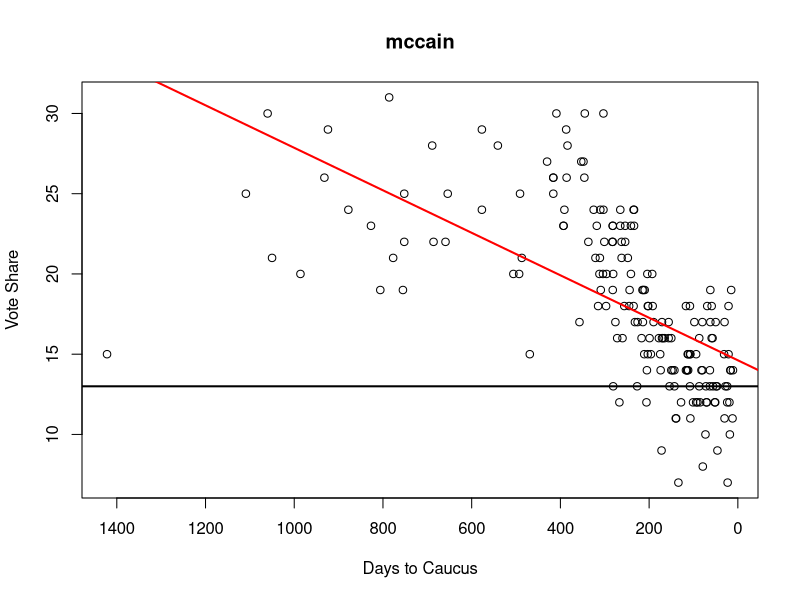

Generate this figure with R:
##############
# IMPORT LIBRARIES
##############
library(glmnet)
library(Metrics)



##############
# CONSTANTS
##############
FIRST_POLLING_COL <- 12
VOTE_SHARE_COL <- 3
EP_BW <- 13 # found by testing MSE at different bandwidths in 2008 & 2012
EP_TRENDLINE <- 14 # found by testing MSE at bandwidth 13 and different trendlines in 2008 & 2012

# Jeff's working directory -- comment out and override
setwd("~//Documents/School/Stanford/Classes/Poli Sci 355B/Challenge 1/iowa-caucus")


##############
# LOAD AND CONVERT DATASETS
##############


# load results datasets
results2008 <- read.csv('results_2008.csv', stringsAsFactors=FALSE)
results2012 <- read.csv('results_2012.csv', stringsAsFactors=FALSE)

# df of 2016 candidates to predict
candidates_2016 <- data.frame(c('trump', 'cruz', 'rubio','bush','carson','christie','paul','huckabee','kasich'))
colnames(candidates_2016) <- c('candidate')


# load polling datasets
polls2008_iowa <- read.csv('pollster/data/cleaned_2008_iowa.csv', stringsAsFactors=FALSE)
polls2012_iowa <- read.csv('pollster/data/cleaned_2012_iowa.csv', stringsAsFactors=FALSE)
polls2016_iowa <- read.csv('pollster/data/cleaned_2016_iowa.csv', stringsAsFactors=FALSE)
polls2008_national <- read.csv('pollster/data/cleaned_2008_national.csv', stringsAsFactors=FALSE)
polls2012_national <- read.csv('pollster/data/cleaned_2012_national.csv', stringsAsFactors=FALSE)
polls2016_national <- read.csv('pollster/data/cleaned_2016_national.csv', stringsAsFactors=FALSE)


# clean polling data
cleanPolling <- function(df) {
	# replace '-' with NA
	df[df == '-'] <- NA

	# convert polling cols from char to numeric
	df[FIRST_POLLING_COL:ncol(df)] <- sapply(df[FIRST_POLLING_COL:ncol(df)], as.numeric)

	# convert pollster cols to factor
	df$POLLSTER <- as.factor(df$POLLSTER)

	# convert all colnames to lower case
	colnames(df) <- tolower(colnames(df))

	# subset to polling conducted before the caucus
	df <- df[df$days_to_caucus > 0,]

	return(df)
}

polls2008_iowa <- cleanPolling(polls2008_iowa)
polls2012_iowa <- cleanPolling(polls2012_iowa)
polls2016_iowa <- cleanPolling(polls2016_iowa)

polls2008_national <- cleanPolling(polls2008_national)
polls2012_national <- cleanPolling(polls2012_national)
polls2016_national <- cleanPolling(polls2016_national)


# clean results data
cleanResults <- function(df) {

	# convert all colnames to lower case
	colnames(df) <- tolower(colnames(df))

	# convert candidate names to lower case
	df$candidate <- tolower(df$candidate)

	return(df)
}

results2008 <- cleanResults(results2008)
results2012 <- cleanResults(results2012)



# loadMergeEpanechnikov
# ---------------------
# read, clean, and concat Epanechnikov predictions.
# return combined ep preds.
loadMergeEpanechnikov <- function() {

	# load CSVs
	ep_2008_2012_iowa <- read.csv("ep_interp_log_pred.csv", stringsAsFactors=FALSE)
	ep_2008_natl <- read.csv("2008_predictions_national.csv", stringsAsFactors=FALSE)
	ep_2012_natl <- read.csv("2012_predictions_national.csv", stringsAsFactors=FALSE)
	ep_2016_iowa <- read.csv("2016_predictions.csv", stringsAsFactors=FALSE)
	ep_2016_natl <- read.csv("2016_predictions_national.csv", stringsAsFactors=FALSE)

	# put all into a list
	ep_dfs <- list(ep_2008_2012_iowa, ep_2016_iowa, ep_2008_natl, ep_2012_natl, ep_2016_natl)

	# strip out unneeded columns to allow table merging
	ep_dfs_sub <- lapply(ep_dfs, subset, select=c(window_type, bw_value, year, scope, trendline_width, candidate, estimate))

	# merge all tables
	ep_preds <- do.call(rbind, ep_dfs_sub)

	# clean up candidate column
	ep_preds$candidate <- tolower(ep_preds$candidate)

	return(ep_preds)
}

ep_preds <- loadMergeEpanechnikov()




##############
# PREDICT POLL TRENDS
##############

#### SIMPLE AVERAGES

# averageLatestPollingCandidate
# --------------------------
# Given a candidate, polling_df, results_df, and time period, calculate a simple average of the vote shares
averageLatestPollingCandidate <- function(candidate, polling_df, results_df, time_period, plot) {

	# hack == return zero if bachmann
	if(candidate == "bachmann") {
		return(0)
	} else {

		# subset polling_df to the specificed candidate and time period
		polls <- subset(polling_df, days_to_caucus < time_period & days_to_caucus > 1, select=candidate)
		poll_mean <- mean(polls[,1])
		poll_sd <- sd(polls[,1])

		return(poll_mean)
	}
}

averageLatestPollingCandidate("mccain", polls2008_national, results2008, 20)

#### LINEAR MODELS

# linearExtrapolateCandidate
# --------------------------
# Given a candidate, polling_df, and results_df, generate a simple linear model regressing vote shares over time
# return predicted vote share on election day

linearExtrapolateCandidate <- function(candidate, polling_df, results_df, time_period, plot) {

	# find col index for that candidate's name
	cand_indx <- which(colnames(polling_df) == candidate)

	######## consider killing early models

	# check if there are any rows that aren't NA
	if(all(is.na(polling_df[,cand_indx]))) {
		print(candidate)
		print("All observations were NA")
		return(0)
	} else {

		# simple linear model
		lm_model <- lm(polling_df[,cand_indx] ~ days_to_caucus, data=polling_df)

		if(plot == TRUE) {

			# plot data
			plot(x=polling_df$days_to_caucus,
				y=polling_df[,cand_indx],
				# ylim=c(0, results_df[results_df$Candidate==candidate, VOTE_SHARE_COL] + 10),
				xlim=c(max(na.omit(polling_df$days_to_caucus)), min(na.omit(polling_df$days_to_caucus))),
				xlab="Days to Caucus",
				ylab="Vote Share",
				main=candidate)

			# add regression line
			abline(lm_model,
				col="red",
				lwd="2")

			# add actual results line
			abline(h=results_df[results_df$candidate==candidate, VOTE_SHARE_COL],
				lwd=2)
		}

		# predict vote share on election day
		election_day_df <- data.frame(c(candidate),c("0"))
		colnames(election_day_df) <- c("candidate", "days_to_caucus")
		election_day_df$days_to_caucus <- as.numeric(as.character(election_day_df$days_to_caucus))

		pred_vote_share <- predict(lm_model, newdata=election_day_df)
		
		return(pred_vote_share)
	}
}

linearExtrapolateCandidate("mccain", polls2008_iowa, results2008, 0, TRUE)



complexLinearExtrapolateCandidate <- function(candidate, polling_df, results_df, time_period, plot) {

	# find col index for that candidate's name
	cand_indx <- which(colnames(polling_df) == candidate)

	# check if there are any rows that aren't NA
	if (all(is.na(polling_df[,cand_indx]))) {
		print(candidate)
		print("All observations were NA")
		return(0)
	} else {

		# simple linear model
		lm_model <- lm(polling_df[,cand_indx] ~ days_to_caucus + I(days_to_caucus^2) + I(days_to_caucus^3), data=polling_df)

		if(plot == TRUE) {

			# print model
			# print(summary(lm_model))

			# plot data
			plot(x=polling_df$days_to_caucus,
				y=polling_df[,cand_indx],
				# ylim=c(0, results_df[results_df$Candidate==candidate, VOTE_SHARE_COL] + 10),
				xlim=c(max(na.omit(polling_df$days_to_caucus)), min(na.omit(polling_df$days_to_caucus))),
				xlab="Days to Caucus",
				ylab="Vote Share",
				main=candidate)

			# add regression line
			lines(x=polling_df$days_to_caucus, 
				  y=predict(lm_model), type='l', col="red", lwd=2)


			# add actual results line
			abline(h=results_df[results_df$candidate==candidate, VOTE_SHARE_COL],
				lwd=2)
		}

		# predict vote share on election day
		election_day_df <- data.frame(c(candidate),c("0"))
		colnames(election_day_df) <- c("candidate", "days_to_caucus")
		election_day_df$days_to_caucus <- as.numeric(as.character(election_day_df$days_to_caucus))

		pred_vote_share <- predict(lm_model, newdata=election_day_df)
		
		return(pred_vote_share)
	}
}


#### EPANECHNIKOV

# chooseEpanechnikovBandwidthTrendline <- function(eplog_mse) {
# 	lowest_mse_indx <- which(eplog_mse$mse == min(eplog_mse$mse))
# 	lowest_mse_bw <- eplog_mse$bw_value[lowest_mse_indx]
# 	return(lowest_mse_indx)
# }

epanechnikovExtrapolateCandidate <- function(candidate_name, year_scope, results_df, time_period, plot) {

	# extract estimated vote share
	pred_vote_share <- subset(ep_preds, year==year_scope[1] & scope==year_scope[2] & bw_value==EP_BW & trendline_width==EP_TRENDLINE & candidate==candidate_name, select=estimate)

	return(pred_vote_share[1,1])
}

# epanechnikovExtrapolateCandidate("mccain", c("2008", "national"), results2008, FALSE)

# predCandidates
# --------------
# Given a list of candidates, polling data, and a model, generate predictions for each candidate
# returns df with candidate names and predictions
predCandidates <- function(polling_df, results_df, model, time_period) {

	# init df to store predictions
	pred_votes <- data.frame(results_df$candidate, c(NA))
	colnames(pred_votes) <- c('candidate', 'vote_share')

	for (cand in results_df$candidate) {

			pred_votes$vote_share[pred_votes$candidate == cand] <- model(cand, polling_df, results_df, time_period, FALSE)
	}
	return(pred_votes)
}


# calcRMSE
# --------
# Given a df of prediction and a df with actual results, compute the rmse for the predictions
calcRMSE <- function(pred_votes, results_df) {

	# order both dfs by candidate name, just to be safe
	pred_votes <- pred_votes[order(pred_votes$candidate),]
	results_df <- results_df[order(results_df$candidate),]

	mse <- sum((results_df$percentage - pred_votes$vote_share)^2) / nrow(pred_votes)
	rmse <- sqrt(mse)
	return(rmse)
}

# calcMSE
# --------
# Given a df of prediction and a df with actual results, compute the rmse for the predictions
calcMSE <- function(pred_votes, results_df) {

	# order both dfs by candidate name, just to be safe
	pred_votes <- pred_votes[order(pred_votes$candidate),]
	results_df <- results_df[order(results_df$candidate),]

	mse <- sum((results_df$percentage - pred_votes$vote_share)^2) / nrow(pred_votes)
	return(mse)
}



# testPollTrendsModel
# -------------------
# Given polling and results for an election, see how well a specified model extrapolates from polling data
testPollTrendsModel <- function(polling_df, results_df, model, time_period) {

	pred_votes <- predCandidates(polling_df, results_df, model, time_period)
	rmse <- calcMSE(pred_votes, results_df)
	return(rmse)
}

mse_simpleLinear <- (testPollTrendsModel(polls2008_iowa, results2008, linearExtrapolateCandidate, 0) + testPollTrendsModel(polls2012_iowa, results2012, linearExtrapolateCandidate, 0)) / 2

mse_simpleLinear

mse_complexLinear <- (testPollTrendsModel(polls2008_iowa, results2008, complexLinearExtrapolateCandidate, 0) + testPollTrendsModel(polls2012_iowa, results2012, complexLinearExtrapolateCandidate, 0)) / 2


## see what time period produces the lowest MSE for simple polling averages
chooseAverageInterval <- function(polling_df, results_df) {
	avg_days_test <- vector(length=21)

	for (i in 1:28) {
		avg_days_test[i] <- testPollTrendsModel(polling_df, results_df, averageLatestPollingCandidate, i)
	}

	return(
		which(avg_days_test == min(avg_days_test, na.rm =TRUE))
	)
}

AVG_INTERVAL <- chooseAverageInterval(polls2008_iowa, results2008) # 4 in 2008, 3 in 2012, go with 4

##############
# BUILD & TEST COMBINED MODEL OPTIONS
##############

predCandidates(polls2008_national, results2008, averageLatestPollingCandidate, AVG_INTERVAL)

# buildPredictionMatrix
# ---------------------
# Given polling and results dfs, construct a matrix of observations to use in regression models
buildPredictionMatrix <- function(state_polling_df, natl_polling_df, year, scope, results_df) {

	# construct vector of predictor names
	pred_names <- c('lm_1_iowa', 'lm_2_iowa', 'lm_1_natl', 'ep_iowa', 'ep_natl', 'avg_iowa')

	# build matrix of predictors
	preds <- matrix(nrow=nrow(results_df), ncol=length(pred_names))
	rownames(preds) <- results_df$candidate

	# add polling model predictions
	preds[,1] <- predCandidates(state_polling_df, results_df, linearExtrapolateCandidate, AVG_INTERVAL)$vote_share
	preds[,2] <- predCandidates(state_polling_df, results_df, complexLinearExtrapolateCandidate, AVG_INTERVAL)$vote_share
	# preds[,3] <- predCandidates(natl_polling_df, results_df, linearExtrapolateCandidate, AVG_INTERVAL)$vote_share
	preds[,3] <- 0
	preds[,4] <- predCandidates(c(year, scope), results_df, epanechnikovExtrapolateCandidate, AVG_INTERVAL)$vote_share
	preds[,5] <- predCandidates(c(year, "national"), results_df, epanechnikovExtrapolateCandidate, AVG_INTERVAL)$vote_share
	# preds[,6] <- predCandidates(state_polling_df, results_df, averageLatestPollingCandidate, AVG_INTERVAL)$vote_share
	preds[,6] <- 0



	# add predictor names to matrix
	colnames(preds) <- pred_names

	# replace any NAs with zeros
	preds[is.na(preds)] <- 0

	return(preds)
}


# scaleToVoteShares
# ------------------------------------
# Assuming the predictions from our model don't add up to 100, scale them proportionally: voteshare[candidate] / sum(voteshare) * 100
scaleToVoteShares <- function(raw_preds) {
	scaled_preds <- (raw_preds / sum(raw_preds)) * 100
	return(scaled_preds)
}


# scaleSortResults
# ----------------
# Scale and sort predictions
scaleSortResults <- function(preds) {
	scaled_preds <- scaleToVoteShares(preds)
	sorted_preds <- scaled_preds[order(scaled_preds[,1], decreasing=TRUE),]
	df_preds <- data.frame(sorted_preds)
	return(df_preds)
}


# combinePredictorsIntoModel
# --------------------------
# Using the outputs from predictFromPollTrends and predictFromLatestPolling outputs for both Iowa and national polling, build a model applying these predictors to 2008 and 2012 data. See which combinations work best, maybe with LOOCV? If have time, could try additional predictors -- contributions, prediction markets, etc.
# Return df/matrix of candidate names (rows) and predicted vote shares from different models (cols)

combinePredictorsIntoModel <- function(state_polling_df, natl_polling_df, results_df, combined) {

	########### BUILD MATRICES ###########

	# extract year and state from state_polling_df name
	polling_df_str <- deparse(substitute(state_polling_df))
	# strip out "polls"
	year_scope_str <- sub("polls", "", polling_df_str)
	# create list with year and scope
	year_scope <- strsplit(year_scope_str, "_", fixed=TRUE)
	year <- year_scope[[1]][1]
	scope <- year_scope[[1]][2]

	if (combined) {

		# create matrices to use in models
		preds_2008 <- buildPredictionMatrix(polls2008_iowa, polls2008_national, "2008", "iowa", results2008)
		preds_2012 <- buildPredictionMatrix(polls2012_iowa, polls2012_national, "2012", "iowa", results2012)

		# combine into overall matrix
		preds_train <- rbind(preds_2008, preds_2012)
		results_train <- rbind(results2008, results2012)

		print(preds_train)

	} else {

		# create matrix to use in models
		preds_train <- buildPredictionMatrix(state_polling_df, natl_polling_df, year, scope, results_df)
		results_train <- results_df
	}

	# build matrix to predict 2016
	preds_2016 <- buildPredictionMatrix(polls2016_iowa, polls2016_national, "2016", "iowa", candidates_2016)

	print(preds_2016)


	########### BUILD MODELS ###########
	
	# run simple linear regression 
	linear_model <- lm(results_train$percentage ~ ., data=as.data.frame(preds_train))
	print("############## LINEAR ##############")
	print(summary(linear_model))
	print(predict(linear_model, newdata = as.data.frame(preds_2016)))

	# run LASSO on predictors
	lasso <- glmnet(x = preds_train, y = results_train$percentage)

	# cross validate lasso
	lasso_cv<- cv.glmnet(x = preds_train, y = results_train$percentage, nfolds = nrow(preds_train))
	# plot(lasso_cv)

	# check RMSE
	lasso_train_preds <- predict(lasso, newx=preds_train, s = lasso_cv$lambda.min )
	print("Training RMSE:")
	print(rmse(results_train$percentage, lasso_train_preds))

	# print out final model chosen by lasso
	lasso_lowestMSE_index <- which(lasso$lambda == lasso_cv$lambda.min)
	print("############## LASSO BETAS ##############")
	print(lasso$beta[,lasso_lowestMSE_index])



	########### PREDICT 2016 ###########

	# predict 2016 using lasso
	lasso_preds <- predict(lasso, newx=preds_2016, s = lasso_cv$lambda.min )

	# scale and sort results
	df_preds_2016 <- scaleSortResults(lasso_preds)

	return(df_preds_2016)

	# return(lasso)

	# return(linear_model)
}


combinePredictorsIntoModel(polls2012_iowa, polls2012_national, results2012, TRUE)

combinePredictorsIntoModel(polls2008_iowa, polls2008_national, results2008, FALSE)
combinePredictorsIntoModel(polls2012_iowa, polls2012_national, results2012, FALSE)
